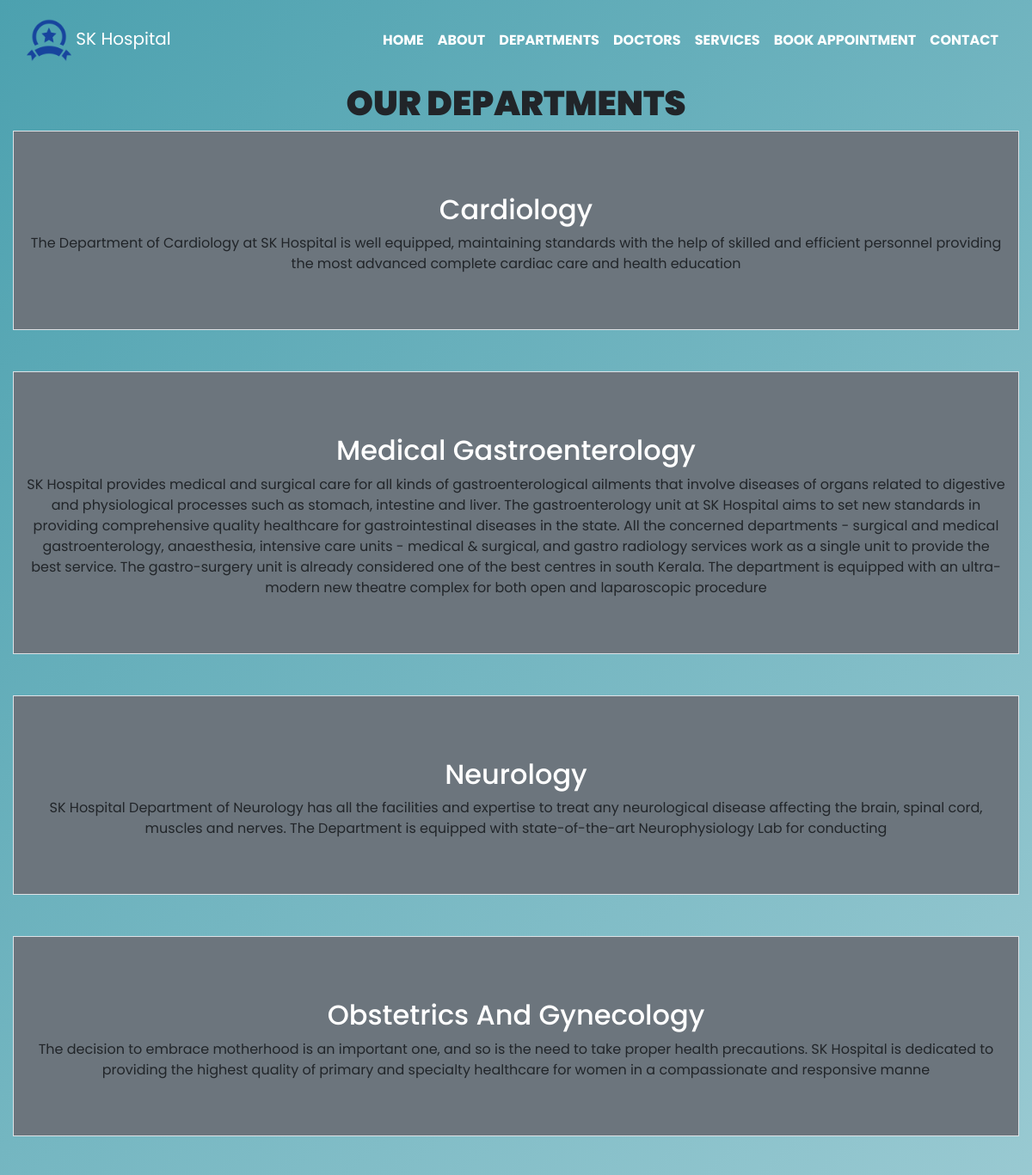
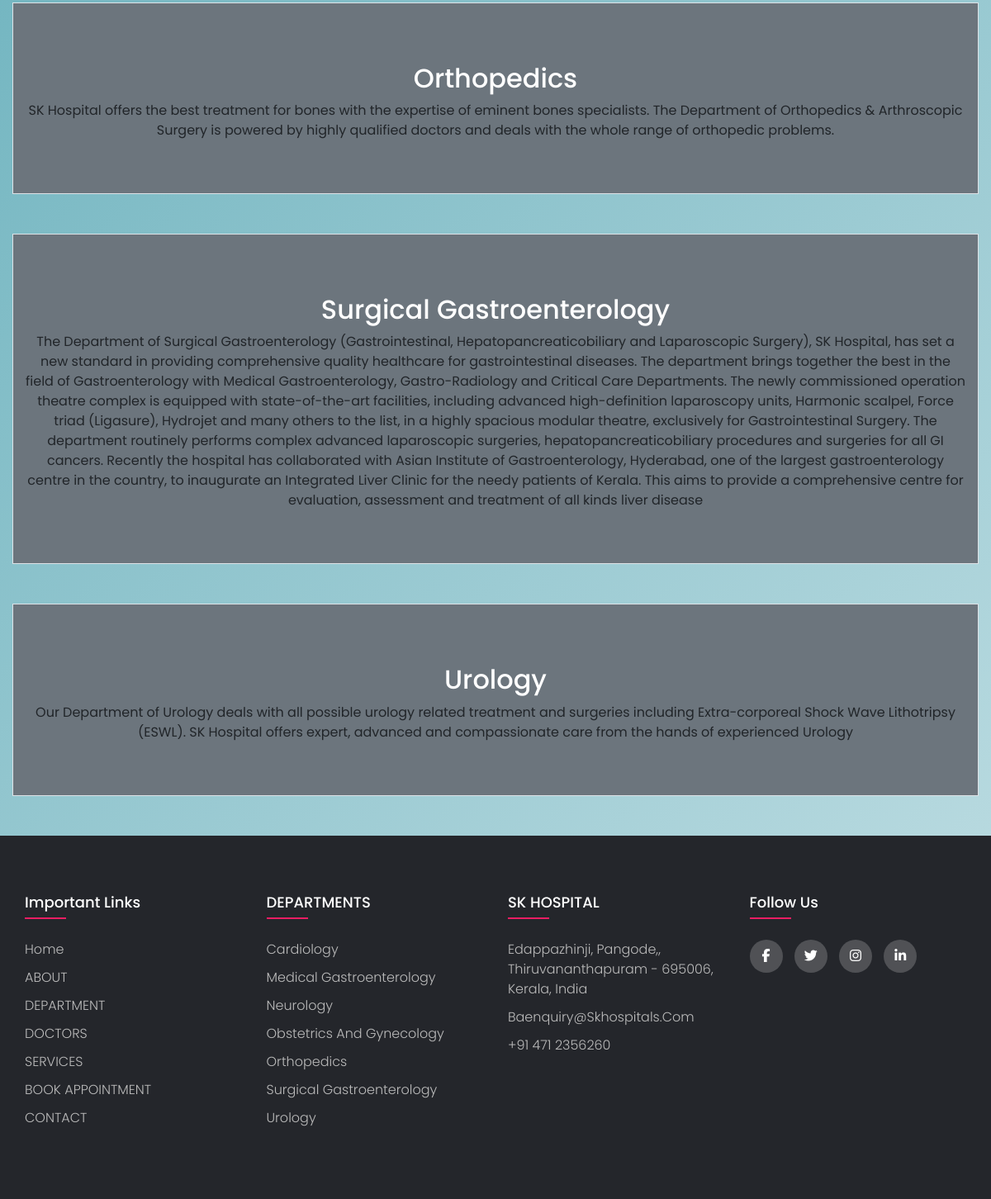
Screenshot of /departments/ with the database file from the repository (2 pictures, top to bottom).
### facility/models.py (models this page shows, shortened)
class Departments(models.Model):
    dep_name = models.CharField(max_length=155)
    dep_desc = models.TextField()
    class Meta:
        verbose_name ='Departments'
        verbose_name_plural= 'Departments'

### facility/views.py (the view)
# urls.py: path('departments/', views.departments,name='departments'),
def departments(request):
      dic_dept = {
            'dept' : Departments.objects.all()
      }
      return render(request,'facility.html',dic_dept)

### templates/facility.html (shortened to what this page needs)
{% extends 'base.html' %}
{% load static %}
{% block content %}
<br>
<section class="w3l-about-breadcrumb">
    <br><br><br>
    <h1 class="text-center mx-auto font-weight-bold "><b>OUR DEPARTMENTS</b></h1>
    <div class="">
        {% for d in dept %}
        <div class="container py-lg-5 py-md-3 bg-secondary border border-warning-rounded">
            <br>
            <h2 class="text-center text-white" >{{d.dep_name}}</h2>
            <p class=" text-center">{{d.dep_desc}}</p>
        </div>
        <br><br>
        {% endfor %}
    </div>
</section>
{% endblock %}

### static/css/style.css (style rules this page uses)
body { line-height: 1.5; font-family: 'Poppins', sans-serif; }
* { margin: 0; padding: 0; box-sizing: border-box; }
.container { max-width: 1170px; margin: auto; }
body { min-height: 110vh; background-color: #4ca1af; background-image: linear-gradient(135deg, #4ca1af 0%, #c4e0e5 100%); }

### rows the page displays
Departments: dep_name "Cardiology", dep_desc "The Department of Cardiology at SK Hospital is well equipped, maintaining standards with the help of skilled and efficient personnel providing the most advanced complete cardiac care and health education"
Departments: dep_name "Medical Gastroenterology", dep_desc "SK Hospital provides medical and surgical care for all kinds of gastroenterological ailments that involve diseases of organs related to digestive and physiological processes such as stomach, intestine and liver. The gastroenterology unit at SK Hospital aims to set new standards in providing comprehensive quality healthcare for gastrointestinal diseases in the state. All the concerned departments - surgical and medical gastroenterology, anaesthesia, intensive care units - medical & surgical, and gastro radiology services work as a single unit to provide the best service. The gastro-surgery unit is already considered one of the best centres in south Kerala. The department is equipped with an…"
Departments: dep_name "Neurology", dep_desc "SK Hospital Department of Neurology has all the facilities and expertise to treat any neurological disease affecting the brain, spinal cord, muscles and nerves. The Department is equipped with state-of-the-art Neurophysiology Lab for conducting"
Departments: dep_name "Obstetrics And Gynecology", dep_desc "The decision to embrace motherhood is an important one, and so is the need to take proper health precautions. SK Hospital is dedicated to providing the highest quality of primary and specialty healthcare for women in a compassionate and responsive manne"
Departments: dep_name "Orthopedics", dep_desc "SK Hospital offers the best treatment for bones with the expertise of eminent bones specialists. The Department of Orthopedics & Arthroscopic Surgery is powered by highly qualified doctors and deals with the whole range of orthopedic problems."
Departments: dep_name "Surgical Gastroenterology", dep_desc "The Department of Surgical Gastroenterology (Gastrointestinal, Hepatopancreaticobiliary and Laparoscopic Surgery), SK Hospital, has set a new standard in providing comprehensive quality healthcare for gastrointestinal diseases. The department brings together the best in the field of Gastroenterology with Medical Gastroenterology, Gastro-Radiology and Critical Care Departments. The newly commissioned operation theatre complex is equipped with state-of-the-art facilities, including advanced high-definition laparoscopy units, Harmonic scalpel, Force triad (Ligasure), Hydrojet and many others to the list, in a highly spacious modular theatre, exclusively for Gastrointestinal Surgery. The…"
Departments: dep_name "Urology", dep_desc "Our Department of Urology deals with all possible urology related treatment and surgeries including Extra-corporeal Shock Wave Lithotripsy (ESWL). SK Hospital offers expert, advanced and compassionate care from the hands of experienced Urology"
